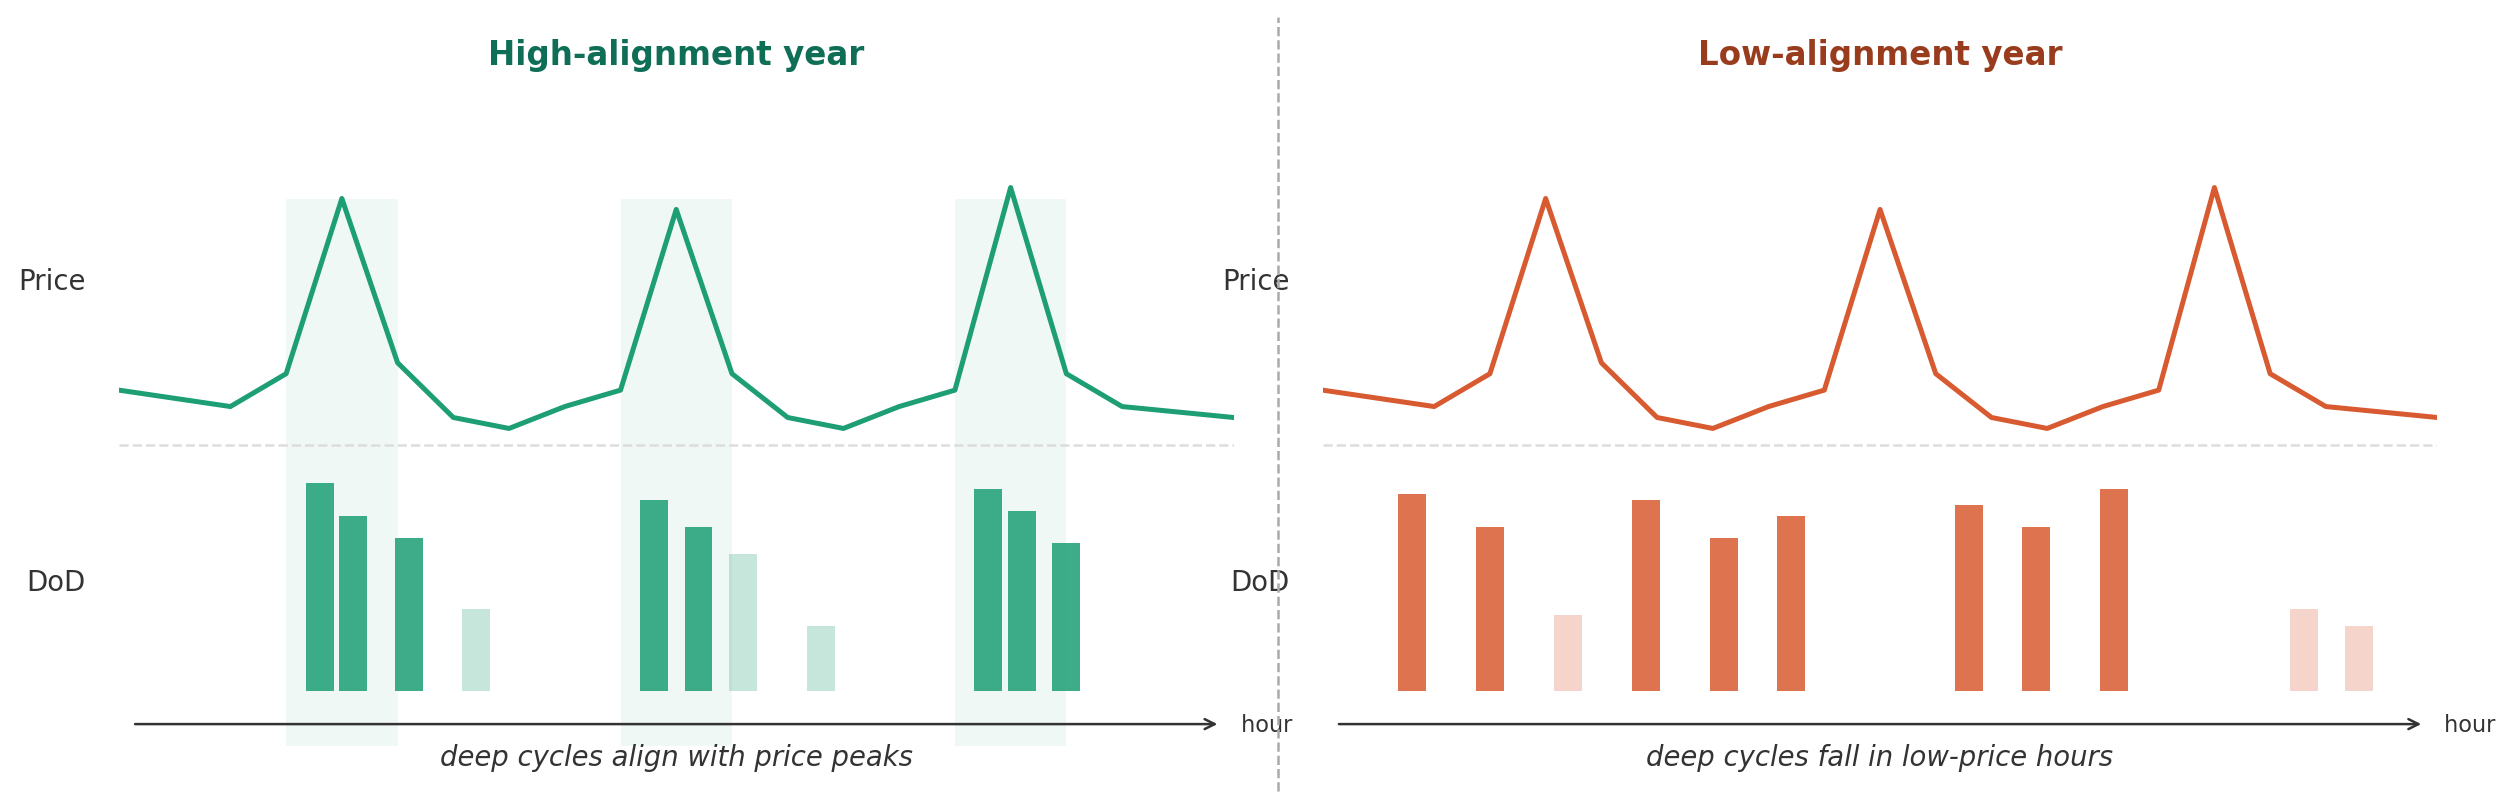

Source code (Python):
"""
alignment_schematic_midterm.py
"""
import matplotlib
matplotlib.use('Agg')
import matplotlib.pyplot as plt
from pathlib import Path

fig, (ax1, ax2) = plt.subplots(1, 2, figsize=(14, 5), facecolor='white')
fig.subplots_adjust(left=0.05, right=0.97, top=0.88, bottom=0.15, wspace=0.08)

TEAL       = '#1D9E75'
TEAL_DARK  = '#0F6E56'
CORAL      = '#D85A30'
CORAL_DARK = '#993C1D'
DGRAY      = '#333333'
LGRAY      = '#AAAAAA'
SEP        = '#DDDDDD'

def setup(ax):
    ax.set_facecolor('white')
    for sp in ax.spines.values(): sp.set_visible(False)
    ax.set_xticks([]); ax.set_yticks([])
    ax.set_xlim(0, 10); ax.set_ylim(-0.10, 1.10)

def draw_panel(ax, color, color_dark, title, dod_xs, dod_ys, highlight_xs, subtitle):
    setup(ax)

    # highlight bands (left panel only when highlight_xs given)
    for x in highlight_xs:
        ax.axvspan(x - 0.5, x + 0.5, ymin=0.0/1.2, ymax=1.0/1.2,
                   color=color, alpha=0.07, lw=0)

    # price signal — connected line profile, same in both panels
    x_price = [0, 1, 1.5, 2, 2.5, 3, 3.5, 4, 4.5, 5, 5.5, 6, 6.5, 7, 7.5, 8, 8.5, 9, 10]
    y_price = [0.55, 0.52, 0.58, 0.90, 0.60, 0.50, 0.48, 0.52, 0.55, 0.88, 0.58, 0.50, 0.48, 0.52, 0.55, 0.92, 0.58, 0.52, 0.50]
    ax.plot(x_price, y_price, color=color, lw=2, zorder=3)

    # DoD bars — deep bars full color, shallow bars light
    for x, y in zip(dod_xs, dod_ys):
        if y > 0.25:
            ax.bar(x, y, width=0.25, bottom=0.0, color=color, alpha=0.85, zorder=3)
        else:
            ax.bar(x, y, width=0.25, bottom=0.0, color=color, alpha=0.25, zorder=3)

    # separator line
    ax.axhline(0.45, color=SEP, lw=1.0, ls='--')

    # row labels
    ax.text(-0.3, 0.75, 'Price', color=DGRAY, fontsize=11, va='center', ha='right')
    ax.text(-0.3, 0.20, 'DoD',   color=DGRAY, fontsize=11, va='center', ha='right')

    # hour arrow
    ax.annotate('', xy=(9.9, -0.06), xytext=(0.1, -0.06),
                arrowprops=dict(arrowstyle='->', color=DGRAY, lw=1.0))
    ax.text(10.0, -0.06, ' hour', color=DGRAY, fontsize=9, va='center', ha='left')

    # subtitle
    ax.text(5.0, -0.145, subtitle, color=DGRAY, fontsize=11,
            ha='center', va='bottom', style='italic')

    # title
    ax.set_title(title, color=color_dark, fontsize=13, fontweight='bold', pad=10)

draw_panel(ax1, TEAL,  TEAL_DARK,
           'High-alignment year',
           dod_xs=[1.8, 2.1, 2.6, 4.8, 5.2, 5.6, 7.8, 8.1, 8.5, 3.2, 6.3],
           dod_ys=[0.38, 0.32, 0.28, 0.35, 0.30, 0.25, 0.37, 0.33, 0.27, 0.15, 0.12],
           highlight_xs=[2, 5, 8],
           subtitle='deep cycles align with price peaks')

draw_panel(ax2, CORAL, CORAL_DARK,
           'Low-alignment year',
           dod_xs=[0.8, 1.5, 2.9, 3.6, 4.2, 5.8, 6.4, 7.1, 8.8, 9.3, 2.2],
           dod_ys=[0.36, 0.30, 0.35, 0.28, 0.32, 0.34, 0.30, 0.37, 0.15, 0.12, 0.14],
           highlight_xs=[],
           subtitle='deep cycles fall in low-price hours')

# vertical divider in figure coords
fig.add_artist(plt.Line2D([0.51, 0.51], [0.10, 0.96],
    transform=fig.transFigure, color=LGRAY, lw=1.0, ls='--'))

out = Path(__file__).parent / 'alignment_schematic_midterm.png'
fig.savefig(out, dpi=180, bbox_inches='tight', facecolor='white')
print(f"Saved → {out}")
